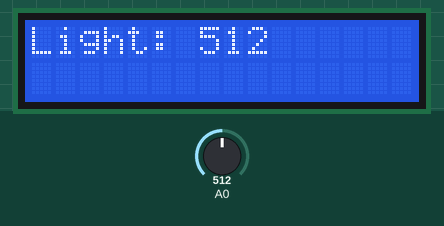
A sketch run on a simulated Arduino Uno, built with avr-gcc and run on an emulated ATmega328P. Parts: 16×2 character LCD. Inputs (shaded band) come from the test bench; at power-on: A0 = 512.

Above: at 1.2 s.
1.3 s: A0 set to 716
At 2.7 s:
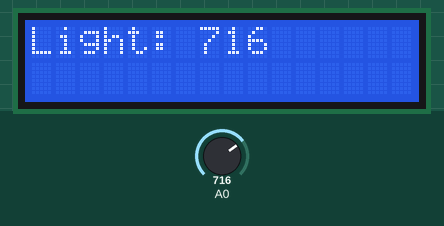
3.0 s: A0 set to 900
At 4.2 s:
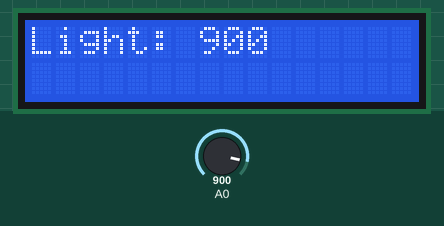
4.5 s: A0 set to 1023
At 5.9 s:
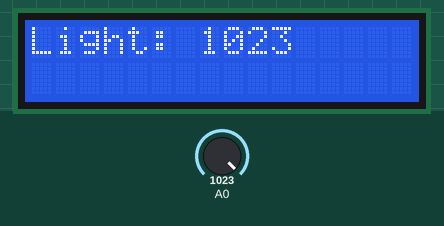
Timing chart, 0 to 7.5 s (numbered marks = the images above; inputs shaded):
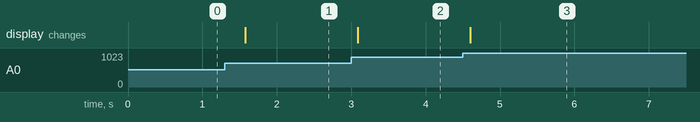

Measured:
- after the input at 1.3 s, the display: changes after 0.28 s (image 1)
- after the input at 3.0 s, the display: changes after 0.09 s (image 2)
- after the input at 4.5 s, the display: changes after 0.10 s (image 3)

The sketch:

2022.05.19_test3.ino
```cpp
//LCD 표시하기

#include <LiquidCrystal.h>

//객체선언
LiquidCrystal lcd(12,11,2,3,4,5); //RS, E, D4, D5, D6, D7

void setup() {
  lcd.begin(16,2); //16열 2행
}
void loop() {
  int light=analogRead(A0); //조도센서 아날로그 읽기

  lcd.clear();
  lcd.print("Light: ");
  lcd.print(light);
  delay(500);
}
```
